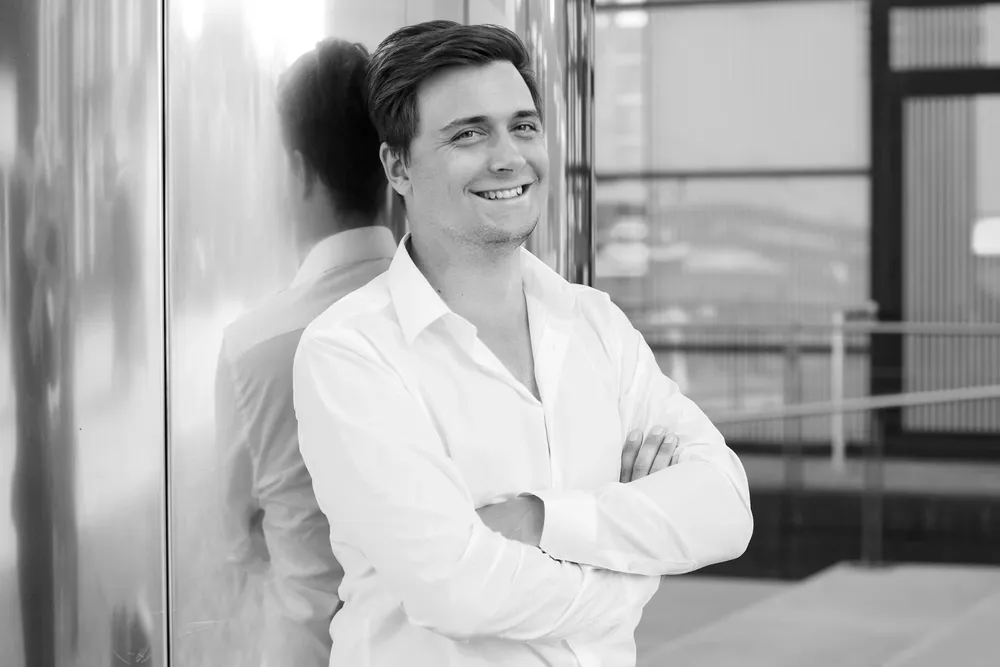
#> input picture assets/img/about/dennis.webp, 1000 x 667 px, shrunk from 1500 x 1000 before the run
$ python trim_image_whitespace.py ../assets/img/about/dennis.webp
#> lines starting #> are read from the running program, lines starting #| are printed output that depends on the picture; after the words box and inside, x2 and y2 are one past the last pixel; in counts of white or black regions, pixels touching at a corner belong together
#!/usr/bin/env python3
"""
Trim outer whitespace from an image.

Supports transparent borders and white/near-white borders.
"""

from __future__ import annotations

import argparse
from pathlib import Path

from PIL import Image, ImageChops


def build_mask(img: Image.Image, white_threshold: int, alpha_threshold: int) -> Image.Image:
    rgb = img.convert("RGB")
    r, g, b = rgb.split()

    # Mark pixels as "content" if any RGB channel is sufficiently darker than white.
    r_mask = r.point(lambda v: 255 if v < (255 - white_threshold) else 0)
    g_mask = g.point(lambda v: 255 if v < (255 - white_threshold) else 0)
    b_mask = b.point(lambda v: 255 if v < (255 - white_threshold) else 0)
    non_white_mask = ImageChops.lighter(ImageChops.lighter(r_mask, g_mask), b_mask)

    alpha = img.convert("RGBA").split()[3]
    alpha_min, alpha_max = alpha.getextrema()

    # If the image actually contains transparency, include alpha-based content detection.
    # For fully opaque images, alpha-based masking would mark the full canvas as content.
    if alpha_min < 255 and alpha_max > 0:
        alpha_mask = alpha.point(lambda v: 255 if v > alpha_threshold else 0)
        return ImageChops.lighter(non_white_mask, alpha_mask)

    return non_white_mask


def trim_image(
    input_path: Path,
    output_path: Path,
    white_threshold: int,
    alpha_threshold: int,
    padding: int,
) -> tuple[tuple[int, int], tuple[int, int]]:
    img = Image.open(input_path)
    original_size = img.size
    mask = build_mask(img, white_threshold, alpha_threshold)
    bbox = mask.getbbox()

    if bbox is None:
        # No visible content detected; keep original image.
        output_path.parent.mkdir(parents=True, exist_ok=True)
        img.save(output_path)
        return original_size, original_size

    left, upper, right, lower = bbox
    left = max(0, left - padding)
    upper = max(0, upper - padding)
    right = min(img.width, right + padding)
    lower = min(img.height, lower + padding)

    cropped = img.crop((left, upper, right, lower))
    output_path.parent.mkdir(parents=True, exist_ok=True)
    cropped.save(output_path)
    return original_size, cropped.size


def main() -> None:
    parser = argparse.ArgumentParser(description="Trim whitespace around image content.")
    parser.add_argument("input", type=Path, help="Input image path")
    parser.add_argument(
        "-o",
        "--output",
        type=Path,
        default=None,
        help="Output image path (default: overwrite input)",
    )
    parser.add_argument(
        "--white-threshold",
        type=int,
        default=10,
        help="How close to white a pixel can be before considered whitespace (default: 10)",
    )
    parser.add_argument(
        "--alpha-threshold",
        type=int,
        default=8,
        help="Minimum alpha value considered visible content (default: 8)",
    )
    parser.add_argument(
        "--padding",
        type=int,
        default=0,
        help="Optional padding (in pixels) to keep around trimmed content (default: 0)",
    )
    args = parser.parse_args()

    output = args.output or args.input
    before, after = trim_image(
        args.input,
        output,
        white_threshold=args.white_threshold,
        alpha_threshold=args.alpha_threshold,
        padding=args.padding,
    )
#> in trim_image, img is the input picture: PIL image 1000x667 RGB; mean R, G, B 168.8, 168.8, 168.8
#> in build_mask, `r_mask = r.point(lambda v: 255 if v < (255 - white_threshold) else 0)`:
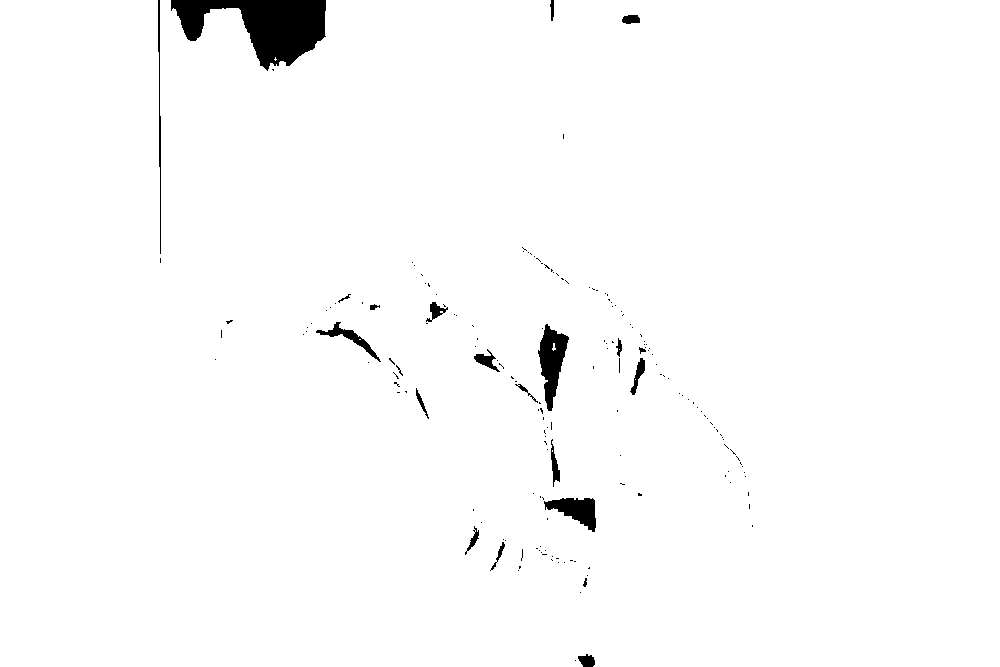
#> r_mask: PIL image 1000x667 L; 98.3% white; 173 black regions (152 under 20 px), largest, box (x1, y1, x2, y2) and area: (171, 0, 326, 71) 5787, (538, 324, 569, 411) 1395, (544, 498, 596, 532) 942
#> in build_mask, `alpha = img.convert("RGBA").split()[3]`: alpha: PIL image 1000x667 L; every value is 255
#> in build_mask, `alpha_min, alpha_max = alpha.getextrema()`: alpha_min = 255
#> in trim_image, `bbox = mask.getbbox()`: bbox = (0, 0, 1000, 667)
#> in trim_image, `left, upper, right, lower = bbox`: left = 0; right = 1000; lower = 667
#> before = (1000, 667); after = (1000, 667)
    print(f"trimmed: {args.input} -> {output}")
    print(f"size: {before[0]}x{before[1]} -> {after[0]}x{after[1]}")
#| size: 1000x667 -> 1000x667


if __name__ == "__main__":
    main()

$ run again, on assets/img/about/ich.jpg
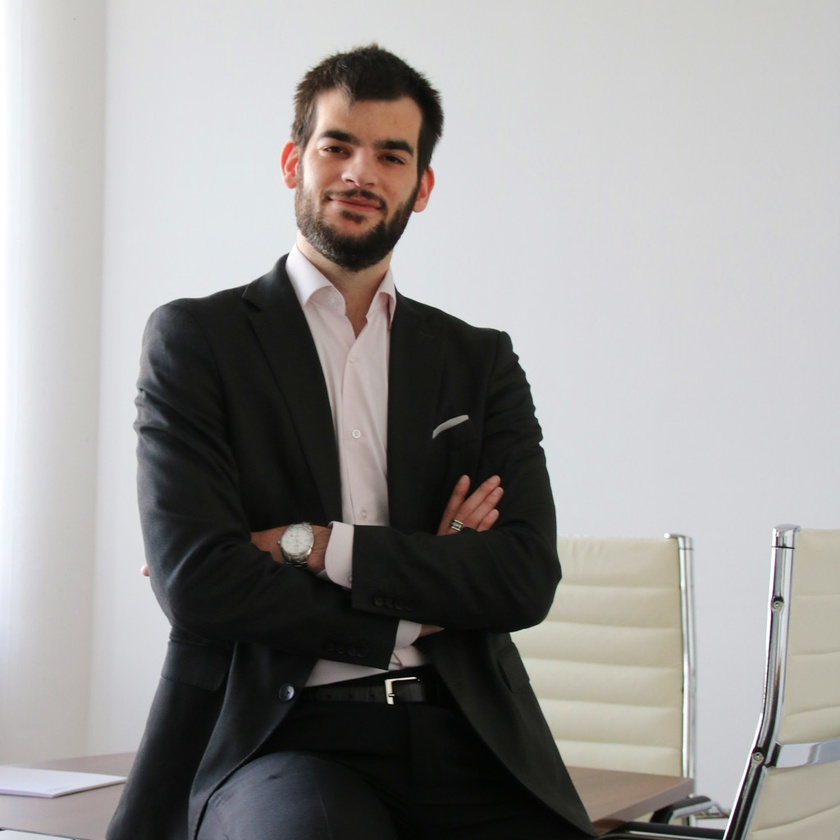
#> input picture assets/img/about/ich.jpg, 840 x 840 px, shrunk from 1024 x 1024 before the run
#> in trim_image, img is the input picture: PIL image 840x840 RGB; mean R, G, B 151.7, 149.9, 148.7
#> in build_mask, `r_mask = r.point(lambda v: 255 if v < (255 - white_threshold) else 0)`:
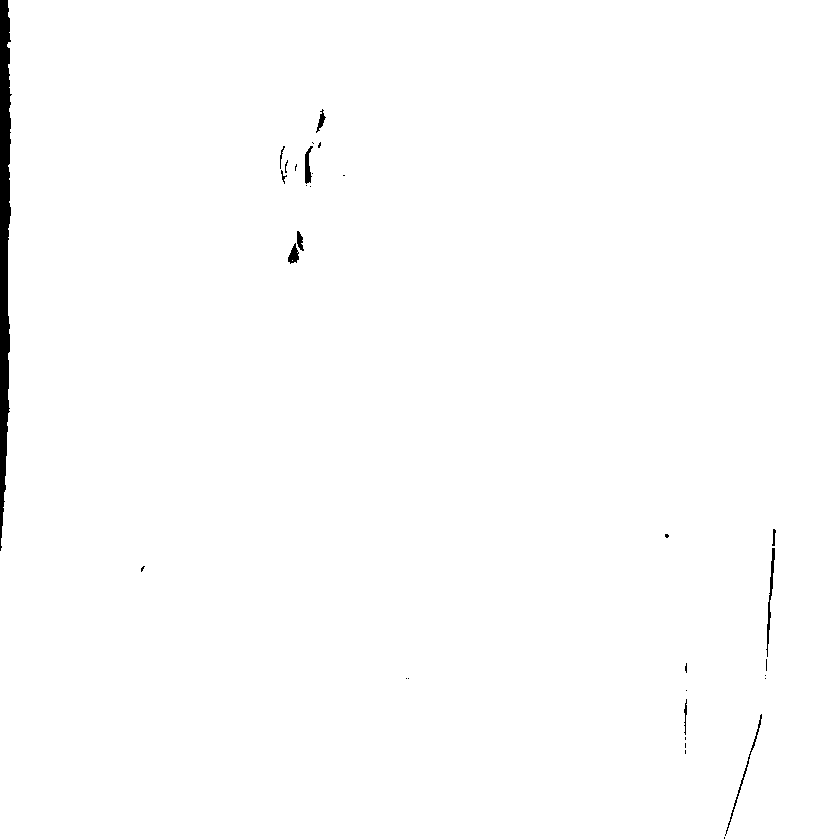
#> r_mask: PIL image 840x840 L; 99.2% white; 32 black regions (21 under 20 px), largest, box (x1, y1, x2, y2) and area: (0, 0, 12, 551) 4501, (766, 548, 775, 657) 254, (725, 714, 762, 836) 212
#> g_mask: PIL image 840x840 L; 98.9% white; 20 black regions (12 under 20 px), largest, box (x1, y1, x2, y2) and area: (0, 0, 17, 572) 6640, (766, 548, 775, 651) 246, (725, 714, 762, 836) 185
#> b_mask: PIL image 840x840 L; 98.4% white; 28 black regions (21 under 20 px), largest, box (x1, y1, x2, y2) and area: (0, 0, 21, 602) 10061, (766, 548, 775, 657) 277, (725, 714, 762, 836) 218
#> in build_mask, `non_white_mask = ImageChops.lighter(ImageChops.lighter(r_mask, g_mask)..`:
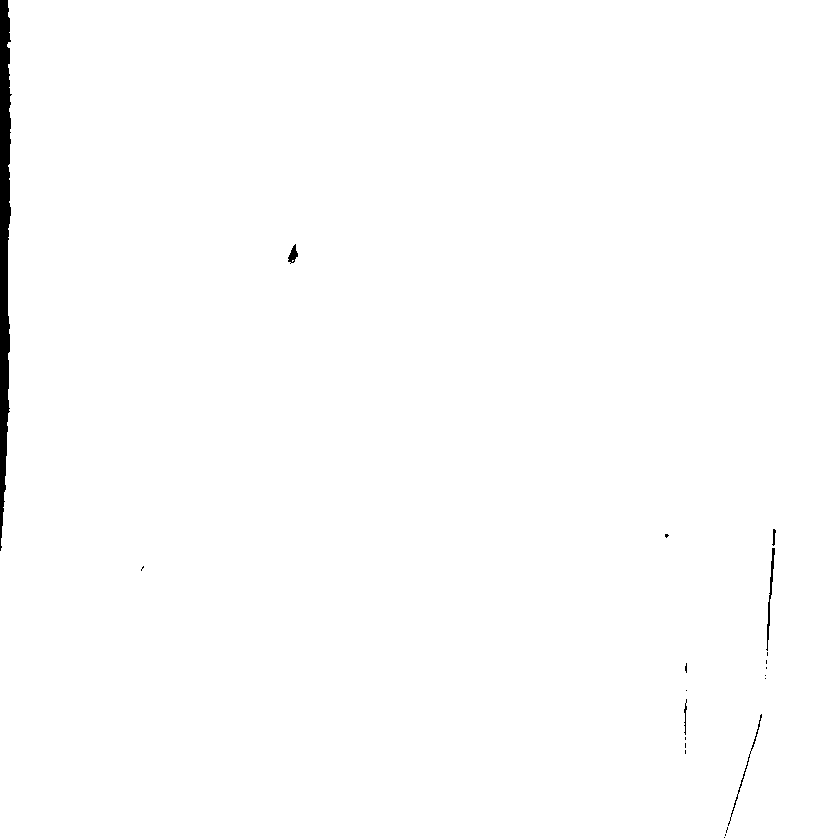
#> non_white_mask: PIL image 840x840 L; 99.3% white; 21 black regions (15 under 20 px), largest, box (x1, y1, x2, y2) and area: (0, 0, 12, 551) 4501, (766, 548, 775, 651) 216, (728, 714, 762, 826) 154, (288, 244, 298, 264) 105, (684, 699, 687, 735) 47, (772, 529, 776, 546) 37
#> alpha: PIL image 840x840 L; every value is 255
#> alpha_min = 255
#> bbox = (0, 0, 840, 840)
#> left = 0; right = 840
#| size: 840x840 -> 840x840
